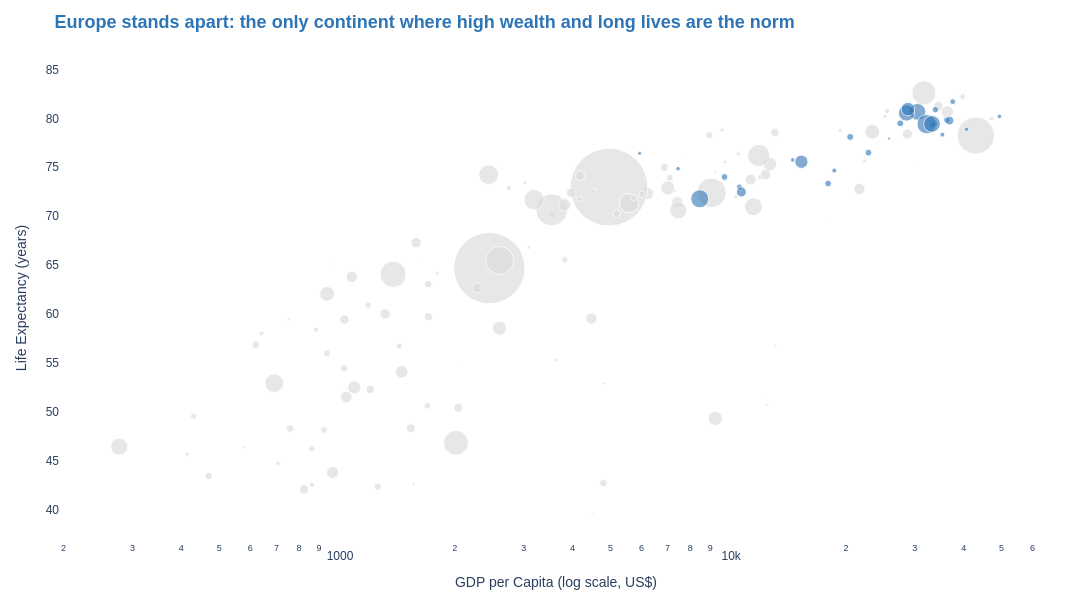

Here is the notebook cell this chart was saved with:
### Markdown cell above
## Task 2 — Bubble chart: tell a story

**What to build:** A bubble chart (full 2007 dataset, all countries) where:
- x = GDP per capita (log scale)
- y = life expectancy
- size = population
- colour = ONE continent highlighted (your choice), all others grey
- At least one annotation explaining the highlighted group's story

> This is the grey-and-highlight technique applied to a bubble chart.

### Code cell
# Task 2
highlight = 'Europe'
df07 = df.loc[df['year'] == 2007].copy()
df07['color_role'] = df07['continent'].apply(lambda c: 'Europe' if c == highlight else 'Other')

fig = px.scatter(
    data_frame=df07,
    x='gdpPercap',
    y='lifeExp',
    size='pop',                    
    color='color_role',
    hover_name='country',
    title='<b>Europe stands apart: the only continent where high wealth and long lives are the norm</b>',
    labels={'gdpPercap': 'GDP per Capita (log scale, US$)', 'lifeExp': 'Life Expectancy (years)', 'pop': 'Population'},
    color_discrete_map={'Europe': '#2E75B6', 'Other': '#DDDDDD'},
    category_orders={'color_role': ['Other', 'Europe']},
    log_x=True,
    size_max=55,
    height=600, width=1100
)
fig.update_traces(
    selector=dict(name='Europe'),
    marker=dict(opacity=0.6))

fig.update_layout(
    showlegend=False,
    plot_bgcolor='white',
    paper_bgcolor='white',
    font=dict(family='Arial', size=12),
    margin=dict(l=60, r=40, t=55, b=40),
    title=dict(font=dict(color='#2E75B6', size=18)))

fig.show()

### Figure 1 — Plotly figure (JSON) as saved in the notebook; plotly's stock layout.template omitted (floating-point values rounded to 4 significant figures)
{"data": [{"hovertemplate": "<b>%{hovertext}</b><br><br>color_role=Other<br>GDP per Capita (log scale, US$)=%{x}<br>Life Expectancy (years)=%{y}<br>Population=%{marker.size}<extra></extra>", "hovertext": ["Afghanistan", "Algeria", "Angola", "Argentina", "Australia", "Bahrain", "Bangladesh", "Benin", "Bolivia", "Botswana", "Brazil", "Burkina Faso", "Burundi", "Cambodia", "Cameroon", "Canada", "Central African Republic", "Chad", "Chile", "China", "Colombia", "Comoros", "Congo, Dem. Rep.", "Congo, Rep.", "Costa Rica", "Cote d'Ivoire", "Cuba", "Djibouti", "Dominican Republic", "Ecuador", "Egypt", "El Salvador", "Equatorial Guinea", "Eritrea", "Ethiopia", "Gabon", "Gambia", "Ghana", "Guatemala", "Guinea", "Guinea-Bissau", "Haiti", "Honduras", "Hong Kong, China", "India", "Indonesia", "Iran", "Iraq", "Israel", "Jamaica", "Japan", "Jordan", "Kenya", "Korea, Dem. Rep.", "Korea, Rep.", "Kuwait", "Lebanon", "Lesotho", "Liberia", "Libya", "Madagascar", "Malawi", "Malaysia", "Mali", "Mauritania", "Mauritius", "Mexico", "Mongolia", "Morocco", "Mozambique", "Myanmar", "Namibia", "Nepal", "New Zealand", "Nicaragua", "Niger", "Nigeria", "Oman", "Pakistan", "Panama", "Paraguay", "Peru", "Philippines", "Puerto Rico", "Reunion", "Rwanda", "Sao Tome and Principe", "Saudi Arabia", "Senegal", "Sierra Leone", "Singapore", "Somalia", "South Africa", "Sri Lanka", "Sudan", "Swaziland", "Syria", "Taiwan", "Tanzania", "Thailand", "Togo", "Trinidad and Tobago", "Tunisia", "Uganda", "United States", "Uruguay", "Venezuela", "Vietnam", "West Bank and Gaza", "Yemen, Rep.", "Zambia", "Zimbabwe"], "legendgroup": "Other", "marker": {"color": "#DDDDDD", "size": [31889923, 33333216, 12420476, 40301927, 20434176, 708573, 150448339, 8078314, 9119152, 1639131, 190010647, 14326203, 8390505, 14131858, 17696293, 33390141, 4369038, 10238807, 16284741, 1318683096, 44227550, 710960, 64606759, 3800610, 4133884, 18013409, 11416987, 496374, 9319622, 13755680, 80264543, 6939688, 551201, 4906585, 76511887, 1454867, 1688359, 22873338, 12572928, 9947814, 1472041, 8502814, 7483763, 6980412, 1110396331, 223547000, 69453570, 27499638, 6426679, 2780132, 127467972, 6053193, 35610177, 23301725, 49044790, 2505559, 3921278, 2012649, 3193942, 6036914, 19167654, 13327079, 24821286, 12031795, 3270065, 1250882, 108700891, 2874127, 33757175, 19951656, 47761980, 2055080, 28901790, 4115771, 5675356, 12894865, 135031164, 3204897, 169270617, 3242173, 6667147, 28674757, 91077287, 3942491, 798094, 8860588, 199579, 27601038, 12267493, 6144562, 4553009, 9118773, 43997828, 20378239, 42292929, 1133066, 19314747, 23174294, 38139640, 65068149, 5701579, 1056608, 10276158, 29170398, 301139947, 3447496, 26084662, 85262356, 4018332, 22211743, 11746035, 12311143], "sizemode": "area", "sizeref": 435900.0, "symbol": "circle"}, "mode": "markers", "name": "Other", "orientation": "v", "showlegend": true, "type": "scatter", "x": [974.6, 6223.0, 4797.0, 12780.0, 34440.0, 29800.0, 1391.0, 1441.0, 3822.0, 12570.0, 9066.0, 1217.0, 430.1, 1714.0, 2042.0, 36320.0, 706.0, 1704.0, 13170.0, 4959.0, 7007.0, 986.1, 277.6, 3633.0, 9645.0, 1545.0, 8948.0, 2082.0, 6025.0, 6873.0, 5581.0, 5728.0, 12150.0, 641.4, 690.8, 13210.0, 752.7, 1328.0, 5186.0, 942.7, 579.2, 1202.0, 3548.0, 39720.0, 2452.0, 3541.0, 11610.0, 4471.0, 25520.0, 7321.0, 31660.0, 4519.0, 1463.0, 1593.0, 23350.0, 47310.0, 10460.0, 1569.0, 414.5, 12060.0, 1045.0, 759.3, 12450.0, 1043.0, 1803.0, 10960.0, 11980.0, 3096.0, 3820.0, 823.7, 944.0, 4811.0, 1091.0, 25190.0, 2749.0, 619.7, 2014.0, 22320.0, 2606.0, 9809.0, 4173.0, 7409.0, 3190.0, 19330.0, 7670.0, 863.1, 1598.0, 21650.0, 1712.0, 862.5, 47140.0, 926.1, 9270.0, 3970.0, 2602.0, 4513.0, 4185.0, 28720.0, 1107.0, 7458.0, 883.0, 18010.0, 7093.0, 1056.0, 42950.0, 10610.0, 11420.0, 2442.0, 3025.0, 2281.0, 1271.0, 469.7], "xaxis": "x", "y": [43.83, 72.3, 42.73, 75.32, 81.23, 75.64, 64.06, 56.73, 65.55, 50.73, 72.39, 52.3, 49.58, 59.72, 50.43, 80.65, 44.74, 50.65, 78.55, 72.96, 72.89, 65.15, 46.46, 55.32, 78.78, 48.33, 78.27, 54.79, 72.23, 74.99, 71.34, 71.88, 51.58, 58.04, 52.95, 56.73, 59.45, 60.02, 70.26, 56.01, 46.39, 60.92, 70.2, 82.21, 64.7, 70.65, 70.96, 59.55, 80.75, 72.57, 82.6, 72.53, 54.11, 67.3, 78.62, 77.59, 71.99, 42.59, 45.68, 73.95, 59.44, 48.3, 74.24, 54.47, 64.16, 72.8, 76.19, 66.8, 71.16, 42.08, 62.07, 52.91, 63.78, 80.2, 72.9, 56.87, 46.86, 75.64, 65.48, 75.54, 71.75, 71.42, 71.69, 78.75, 76.44, 46.24, 65.53, 72.78, 63.06, 42.57, 79.97, 48.16, 49.34, 72.4, 58.56, 39.61, 74.14, 78.4, 52.52, 70.62, 58.42, 69.82, 73.92, 51.54, 78.24, 76.38, 73.75, 74.25, 73.42, 62.7, 42.38, 43.49], "yaxis": "y"}, {"hovertemplate": "<b>%{hovertext}</b><br><br>color_role=Europe<br>GDP per Capita (log scale, US$)=%{x}<br>Life Expectancy (years)=%{y}<br>Population=%{marker.size}<extra></extra>", "hovertext": ["Albania", "Austria", "Belgium", "Bosnia and Herzegovina", "Bulgaria", "Croatia", "Czech Republic", "Denmark", "Finland", "France", "Germany", "Greece", "Hungary", "Iceland", "Ireland", "Italy", "Montenegro", "Netherlands", "Norway", "Poland", "Portugal", "Romania", "Serbia", "Slovak Republic", "Slovenia", "Spain", "Sweden", "Switzerland", "Turkey", "United Kingdom"], "legendgroup": "Europe", "marker": {"color": "#2E75B6", "opacity": 0.6, "size": [3600523, 8199783, 10392226, 4552198, 7322858, 4493312, 10228744, 5468120, 5238460, 61083916, 82400996, 10706290, 9956108, 301931, 4109086, 58147733, 684736, 16570613, 4627926, 38518241, 10642836, 22276056, 10150265, 5447502, 2009245, 40448191, 9031088, 7554661, 71158647, 60776238], "sizemode": "area", "sizeref": 435900.0, "symbol": "circle"}, "mode": "markers", "name": "Europe", "orientation": "v", "showlegend": true, "type": "scatter", "x": [5937.0, 36130.0, 33690.0, 7446.0, 10680.0, 14620.0, 22830.0, 35280.0, 33210.0, 30470.0, 32170.0, 27540.0, 18010.0, 36180.0, 40680.0, 28570.0, 9254.0, 36800.0, 49360.0, 15390.0, 20510.0, 10810.0, 9787.0, 18680.0, 25770.0, 28820.0, 33860.0, 37510.0, 8458.0, 33200.0], "xaxis": "x", "y": [76.42, 79.83, 79.44, 74.85, 73.0, 75.75, 76.49, 78.33, 79.31, 80.66, 79.41, 79.48, 73.34, 81.76, 78.89, 80.55, 74.54, 79.76, 80.2, 75.56, 78.1, 72.48, 74.0, 74.66, 77.93, 80.94, 80.88, 81.7, 71.78, 79.42], "yaxis": "y"}], "layout": {"font": {"family": "Arial", "size": 12}, "height": 600, "legend": {"itemsizing": "constant", "title": {"text": "color_role"}, "tracegroupgap": 0}, "margin": {"b": 40, "l": 60, "r": 40, "t": 55}, "paper_bgcolor": "white", "plot_bgcolor": "white", "showlegend": false, "title": {"font": {"color": "#2E75B6", "size": 18}, "text": "<b>Europe stands apart: the only continent where high wealth and long lives are the norm</b>"}, "width": 1100, "xaxis": {"anchor": "y", "domain": [0, 1], "title": {"text": "GDP per Capita (log scale, US$)"}, "type": "log"}, "yaxis": {"anchor": "x", "domain": [0, 1], "title": {"text": "Life Expectancy (years)"}}}}
